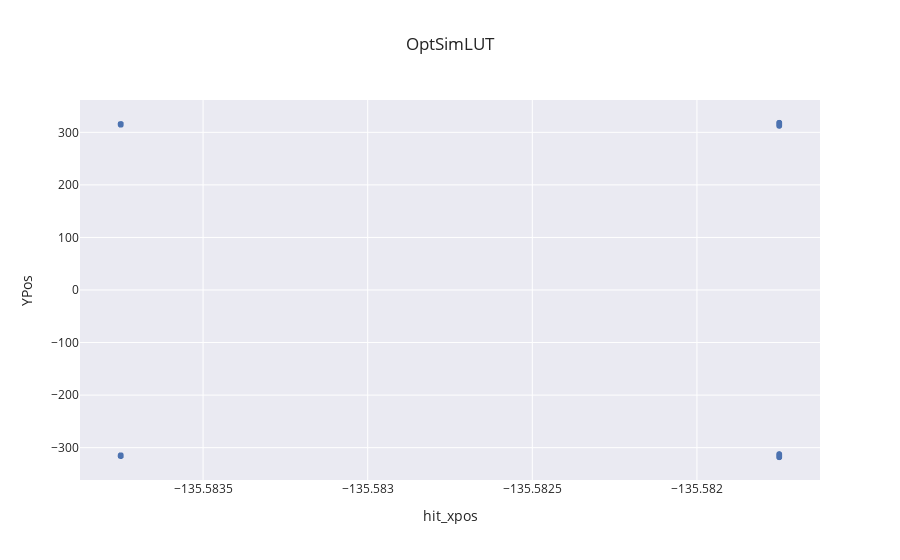

Source (notebook cell):
### Code cell
import plotly.express as px
import numpy as np

fig = px.scatter(df,
                title='OptSimLUT',
                x='hit_xpos',
                y='hit_zpos',
                #color='VolIdx',
                #color_continuous_scale=['darkblue','red'],
                template='seaborn')
fig.update_layout(yaxis_type='linear', yaxis_title='YPos')
fig.show()

### Figure 1 — Plotly figure (JSON) as saved in the notebook; plotly's stock layout.template omitted (floating-point values rounded to 4 significant figures; data arrays with more than 128 entries replaced by an {"elided": "..."} marker saying what was removed)
{"data": [{"hovertemplate": "hit_xpos=%{x}<br>hit_zpos=%{y}<extra></extra>", "legendgroup": "", "marker": {"color": "rgb(76,114,176)", "symbol": "circle"}, "mode": "markers", "name": "", "showlegend": false, "type": "scattergl", "x": {"elided": "19975 float values"}, "xaxis": "x", "y": {"elided": "19975 float values"}, "yaxis": "y"}], "layout": {"legend": {"tracegroupgap": 0}, "title": {"text": "OptSimLUT"}, "xaxis": {"anchor": "y", "domain": [0, 1], "title": {"text": "hit_xpos"}}, "yaxis": {"anchor": "x", "domain": [0, 1], "title": {"text": "YPos"}, "type": "linear"}}}
